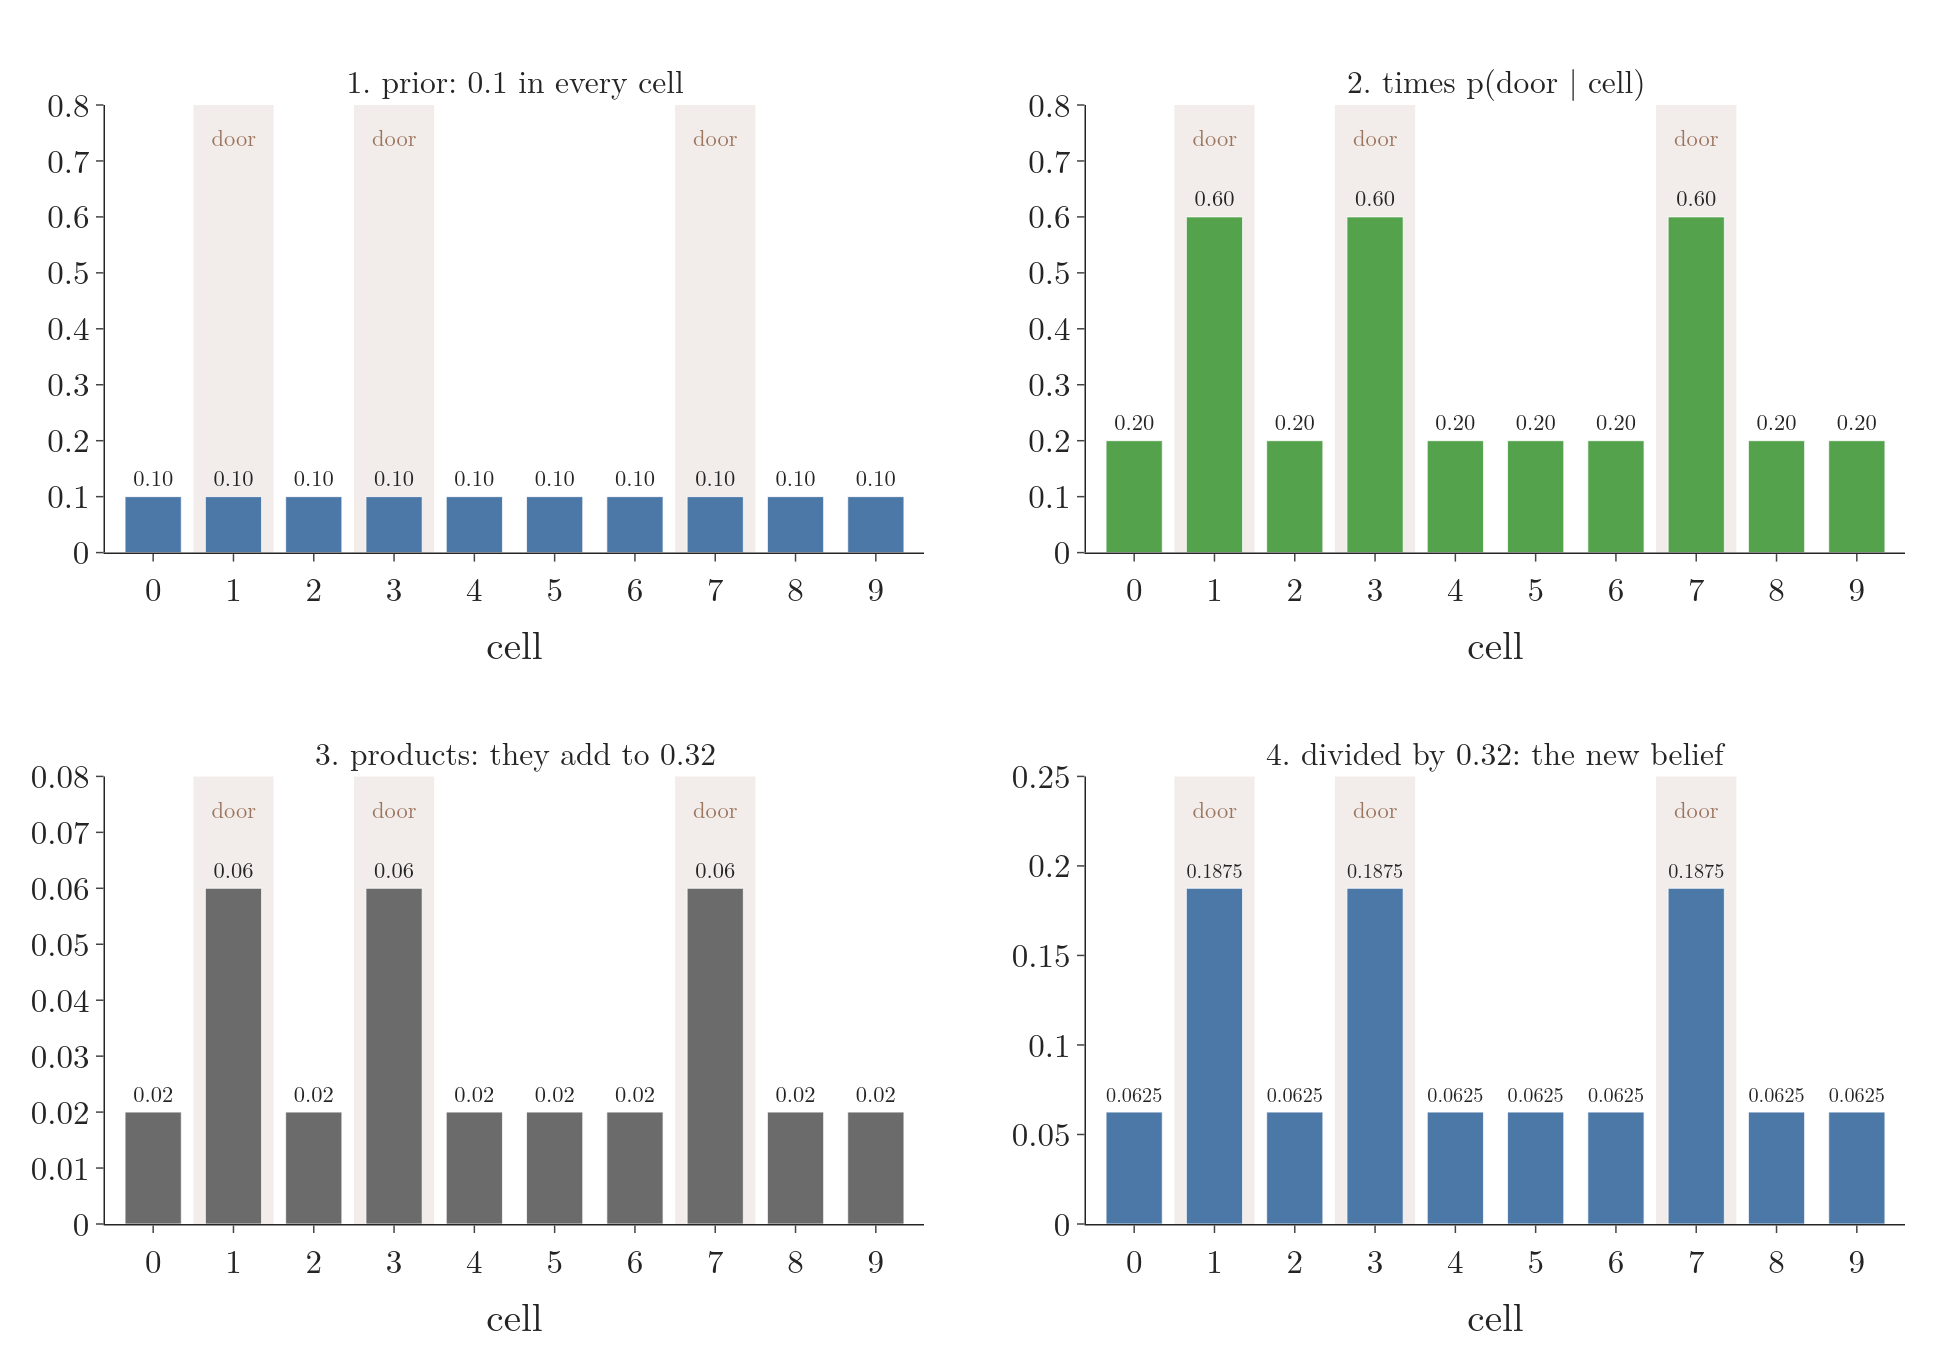

Recreate this plot in Python.
"""The sense step of the histogram filter on the hallway: prior 0.1 everywhere, times p(door | cell) (0.6 at doors,
0.2 at walls), gives products 0.06 and 0.02 that add to 0.32; dividing by 0.32 gives 0.1875 and 0.0625.
Run: python sense_step.py -> sense_step.png"""
from pathlib import Path

import numpy as np
from plotly.subplots import make_subplots

from gifkit import BLUE, GREEN, GREY
from hallplot import bars, door_labels, layout, likelihood

here = Path(__file__).parent
prior = np.full(10, 0.1)
lik = likelihood(1)
prod = lik * prior
post = prod / prod.sum()
assert abs(prod.sum() - 0.32) < 1e-12
fig = make_subplots(rows=2, cols=2, horizontal_spacing=0.09, vertical_spacing=0.2,
                    subplot_titles=["1. prior: 0.1 in every cell", "2. times p(door | cell)",
                                    "3. products: they add to 0.32", "4. divided by 0.32: the new belief"])
for (r, c), vals, color, ymax, fmt in (((1, 1), prior, BLUE, 0.8, 2), ((1, 2), lik, GREEN, 0.8, 2),
                                       ((2, 1), prod, GREY, 0.08, 2), ((2, 2), post, BLUE, 0.25, 4)):
    bars(fig, vals, color, row=r, col=c, ymax=ymax)
    if fmt == 4:
        fig.data[-1].text = [f"{v:.4f}" for v in vals]
    door_labels(fig, ymax * 0.93, row=r, col=c)
    fig.update_xaxes(title="cell", row=r, col=c)
layout(fig, 1300, 900, top=70)
fig.write_image(here / "sense_step.png", scale=1.5)
